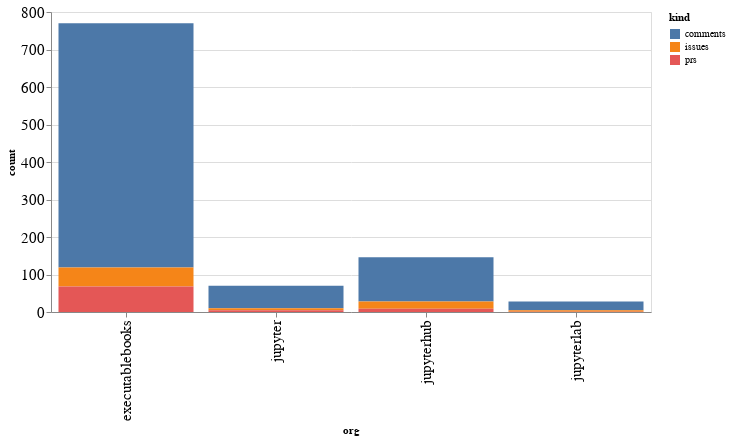

Here is the notebook cell this chart was saved with:
### Code cell
alt.Chart(org_summaries, width=600).mark_bar().encode(
    x='org',
    y='count',
    color='kind',
    tooltip="org"
)

### Figure 1 — Vega-Lite specification as saved in the notebook (floating-point values rounded to 4 significant figures)
{"config": {"axisLeft": {"labelFontSize": 15}, "axisBottom": {"labelFontSize": 15}}, "data": {"name": "data-01bc23e1251be32850b6af2423e1ed47"}, "mark": "bar", "encoding": {"color": {"type": "nominal", "field": "kind"}, "tooltip": {"type": "nominal", "field": "org"}, "x": {"type": "nominal", "field": "org"}, "y": {"type": "quantitative", "field": "count"}}, "width": 600, "$schema": "https://vega.github.io/schema/vega-lite/v4.8.1.json", "datasets": {"data-01bc23e1251be32850b6af2423e1ed47": [{"org": "executablebooks", "kind": "comments", "count": 651}, {"org": "executablebooks", "kind": "issues", "count": 51}, {"org": "executablebooks", "kind": "prs", "count": 68}, {"org": "jupyter", "kind": "comments", "count": 60}, {"org": "jupyter", "kind": "issues", "count": 5}, {"org": "jupyter", "kind": "prs", "count": 5}, {"org": "jupyterhub", "kind": "comments", "count": 118}, {"org": "jupyterhub", "kind": "issues", "count": 19}, {"org": "jupyterhub", "kind": "prs", "count": 9}, {"org": "jupyterlab", "kind": "comments", "count": 23}, {"org": "jupyterlab", "kind": "issues", "count": 4}, {"org": "jupyterlab", "kind": "prs", "count": 1}]}}
